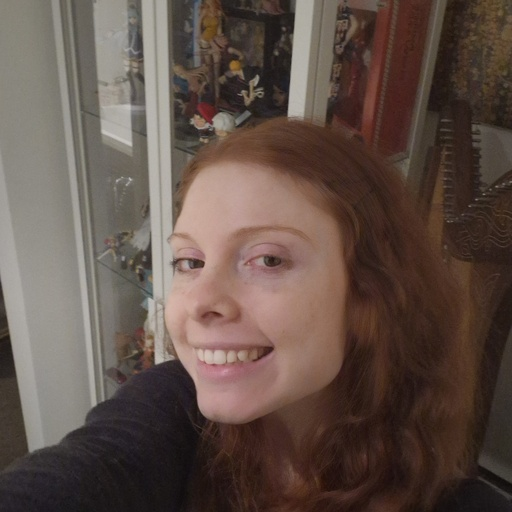
#> input picture gina_dataset/20240603_205904.jpg, 512 x 512 px; its folder holds 4 pictures in this run
$ python convert_gina_dataset.py
#> lines starting #> are read from the running program, lines starting #| are printed output that depends on the picture
#!/usr/bin/env python3

import os
import glob
import json
import shutil
import subprocess
from PIL import Image, ImageOps, ExifTags
from concurrent.futures import ThreadPoolExecutor

def convert_heic_to_jpg(heic_path, output_dir):
    """Convert HEIC file to JPG using heif-convert"""
    basename = os.path.basename(heic_path).split('.')[0]
    jpg_path = os.path.join(output_dir, f"{basename}.jpg")

    try:
        subprocess.run(['heif-convert', heic_path, jpg_path], check=True)
        print(f"Converted {os.path.basename(heic_path)} to JPG")
        return jpg_path
    except subprocess.CalledProcessError as e:
        print(f"Error converting {heic_path}: {e}")
        return None
    except FileNotFoundError:
        print("Error: heif-convert not found. Please install libheif-examples package.")
        print("  sudo apt install libheif-examples")
        return None

def fix_orientation(img):
    """Fix image orientation based on EXIF data"""
    try:
        # Get the EXIF orientation tag
        for orientation in ExifTags.TAGS.keys():
            if ExifTags.TAGS[orientation] == 'Orientation':
                break

        exif = dict(img._getexif().items())

        if orientation in exif:
            if exif[orientation] == 2:
                img = img.transpose(Image.FLIP_LEFT_RIGHT)
            elif exif[orientation] == 3:
                img = img.rotate(180, expand=True)
            elif exif[orientation] == 4:
                img = img.rotate(180, expand=True).transpose(Image.FLIP_LEFT_RIGHT)
            elif exif[orientation] == 5:
                img = img.rotate(-90, expand=True).transpose(Image.FLIP_LEFT_RIGHT)
            elif exif[orientation] == 6:
                img = img.rotate(-90, expand=True)
            elif exif[orientation] == 7:
                img = img.rotate(90, expand=True).transpose(Image.FLIP_LEFT_RIGHT)
            elif exif[orientation] == 8:
                img = img.rotate(90, expand=True)
    except (AttributeError, KeyError, IndexError, TypeError):
        # Some images don't have EXIF data or the orientation tag
        pass

    return img

def process_image(img_path, output_dir, target_size=(1024, 1024), square_crop=True):
    """Process an image: fix orientation, resize, crop if needed, and save to output dir"""
#> called with img_path = 'gina_dataset/20240603_205904.jpg', output_dir = '/home/harry/loras/gina_dataset_cropped', target_size = (1024, 1024), square_crop = True
    try:
        # Open image
        img = Image.open(img_path)
#> img is the input picture: PIL image 512x512 RGB; mean R, G, B 96.8, 80.4, 72.4

        # Fix orientation based on EXIF data
        img = fix_orientation(img)

        # Center crop to square if requested
        if square_crop:
            img = ImageOps.fit(img, (min(img.size), min(img.size)), Image.LANCZOS,
                              centering=(0.5, 0.5))

        # Resize
        if target_size:
            img = img.resize(target_size, Image.LANCZOS)
#> img: PIL image 1024x1024 RGB

        # Save to output directory
        basename = os.path.basename(img_path).split('.')[0]
        output_path = os.path.join(output_dir, f"{basename}.jpg")
        img.save(output_path, "JPEG", quality=95)

        return {
            "filename": f"{basename}.jpg",
            "path": output_path,
            "original": os.path.basename(img_path)
        }
    except Exception as e:
        print(f"Error processing {img_path}: {str(e)}")
        return None

def main():
    # Configuration
    source_dir = '/home/harry/loras/gina_dataset'
    output_dir = '/home/harry/loras/gina_dataset_cropped'
    captions_file = os.path.join(output_dir, 'captions.json')
    target_size = (1024, 1024)  # Good size for LoRA training
    square_crop = True

    # Create output directory
    os.makedirs(output_dir, exist_ok=True)

    # Get all image files
    jpg_files = glob.glob(os.path.join(source_dir, '*.jpg'))
    jpg_files = [f for f in jpg_files if not f.endswith('.Zone.Identifier')]

    heic_files = glob.glob(os.path.join(source_dir, '*.heic'))
    heic_files = [f for f in heic_files if not f.endswith('.Zone.Identifier')]

    print(f"Found {len(jpg_files)} JPG files and {len(heic_files)} HEIC files")

    # Convert HEIC files if any
    converted_jpgs = []
    if heic_files:
        print("\nConverting HEIC files to JPG...")
        temp_jpg_dir = os.path.join(output_dir, 'temp_converted')
        os.makedirs(temp_jpg_dir, exist_ok=True)

        for heic_file in heic_files:
            jpg_path = convert_heic_to_jpg(heic_file, temp_jpg_dir)
            if jpg_path:
                converted_jpgs.append(jpg_path)

    # Process all JPG files (original + converted)
    all_jpgs = jpg_files + converted_jpgs

    print(f"\nProcessing {len(all_jpgs)} total images with orientation fix...")

    # Use ThreadPoolExecutor for parallel processing
    processed_images = []
    with ThreadPoolExecutor(max_workers=os.cpu_count()) as executor:
        futures = {executor.submit(process_image, jpg, output_dir, target_size, square_crop): jpg for jpg in all_jpgs}
#> call 2 of process_image, with img_path = 'gina_dataset/20240603_205929.jpg', output_dir = '/home/harry/loras/gina_dataset_cropped', target_size = (1024, 1024), square_crop = True
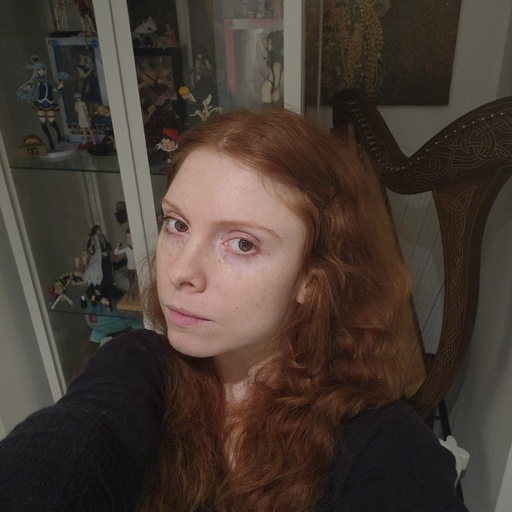
#> input picture gina_dataset/20240603_205929.jpg, 512 x 512 px
#> in process_image, img is the input picture: PIL image 512x512 RGB; mean R, G, B 70.3, 58.4, 50.6
#> call 3 of process_image, with img_path = 'gina_dataset/20241003_111004.jpg', output_dir = '/home/harry/loras/gina_dataset_cropped', target_size = (1024, 1024), square_crop = True
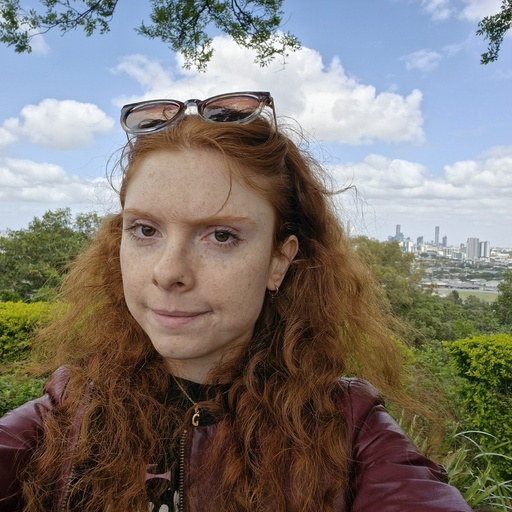
#> input picture gina_dataset/20241003_111004.jpg, 512 x 512 px
#> in process_image, img is the input picture: PIL image 512x512 RGB; mean R, G, B 125.3, 119.2, 112.8
#> call 4 of process_image, with img_path = 'gina_dataset/20241023_111114.jpg', output_dir = '/home/harry/loras/gina_dataset_cropped', target_size = (1024, 1024), square_crop = True
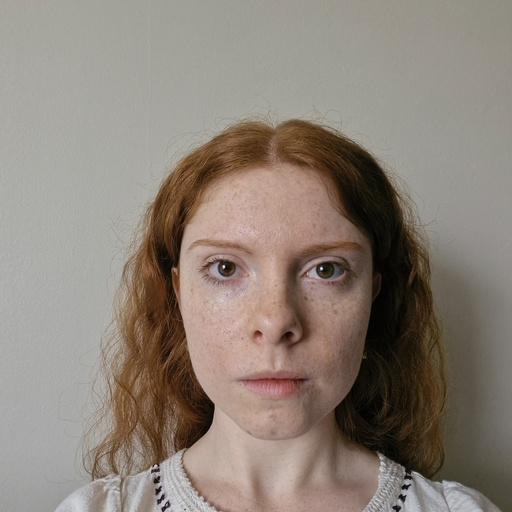
#> input picture gina_dataset/20241023_111114.jpg, 512 x 512 px
#> in process_image, img is the input picture: PIL image 512x512 RGB; mean R, G, B 140.4, 129.6, 119.6
        for future in futures:
            result = future.result()
            if result:
                processed_images.append(result)

    # Generate captions
    captions = {}
    base_caption = "Portrait photo of Georgina, high quality, detailed facial features, clear lighting <gina_szanyel>"

    for img_data in processed_images:
        captions[img_data['filename']] = base_caption

    # Save captions file
    with open(captions_file, 'w') as f:
        json.dump(captions, f, indent=2)

    # Clean up temp directory if needed
    if os.path.exists(os.path.join(output_dir, 'temp_converted')):
        shutil.rmtree(os.path.join(output_dir, 'temp_converted'))

    print(f"\nProcessed {len(processed_images)} images with correct orientation")
    print(f"Output directory: {output_dir}")
    print(f"Created captions file: {captions_file}")
    print("\nDataset is ready for LoRA training!")

if __name__ == "__main__":
    main()
